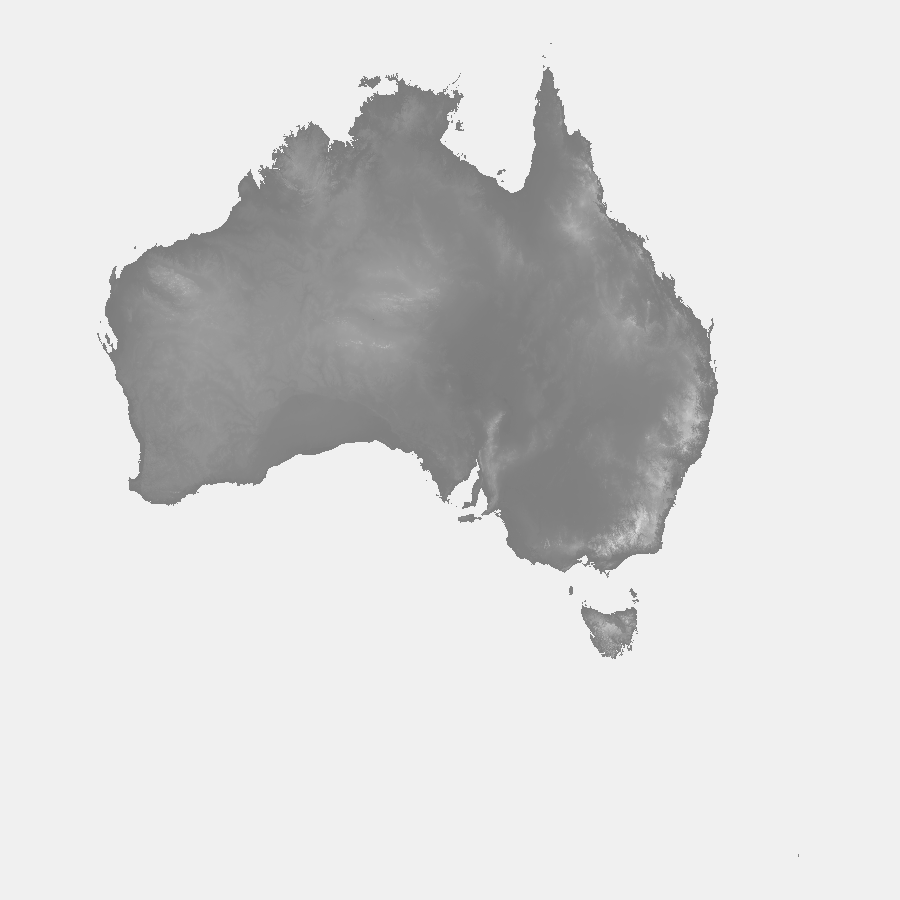

Recreate this plot in R.

# 30DayMapChallenge Day 21: Elevation - Elevation of Australia
# Shandiya Balasubramaniam
# 21 November 2021

library(here)
library(elevatr)
library(rnaturalearth)
library(sf)
library(raster)
library(ggplot2)
library(scico)


# get all the data----------

# country and elevation
aus <- ne_states(country = "Australia", returnclass = "sf")
#elev <- get_elev_raster(locations = aus, z = 7, clip = "locations", serial = TRUE)

# save elevation to file to avoid having to keep downloading
# writeRaster(elev, filename = here("data", "elev.tif"), options = c("COMPRESS = DEFLATE", "PREDICTOR = 2", "ZLEVEL = 7"))
# to read in again 
elev <- raster(here("data", "elev.tif"))

# wrangle just the bits of the raster I want
cropped_elev <- crop(elev, aus)
elev_df <- as.data.frame(cropped_elev, xy = TRUE)
colnames(elev_df)[3] <- "elevation"
elev_complete <- elev_df[complete.cases(elev_df),]

# clear some space!
rm(list = c("elev", "elev_df", "cropped_elev"))

# plot -----------

ggplot() +                         
  geom_sf(data = aus, fill = NA, colour = NA) +
  geom_tile(data = elev_complete, aes(x = x, y = y, fill = elevation)) +
  scale_fill_scico(palette = "grayC", direction = -1) +
  coord_sf() +
  theme_void() +
  theme(legend.position = "none",
        plot.background = element_rect(fill = "#f0f0f0", colour = NA))
ggsave(here("submissions", "21_elevation", "21_elevation.png"), width = 3, height = 3, units = "in")

